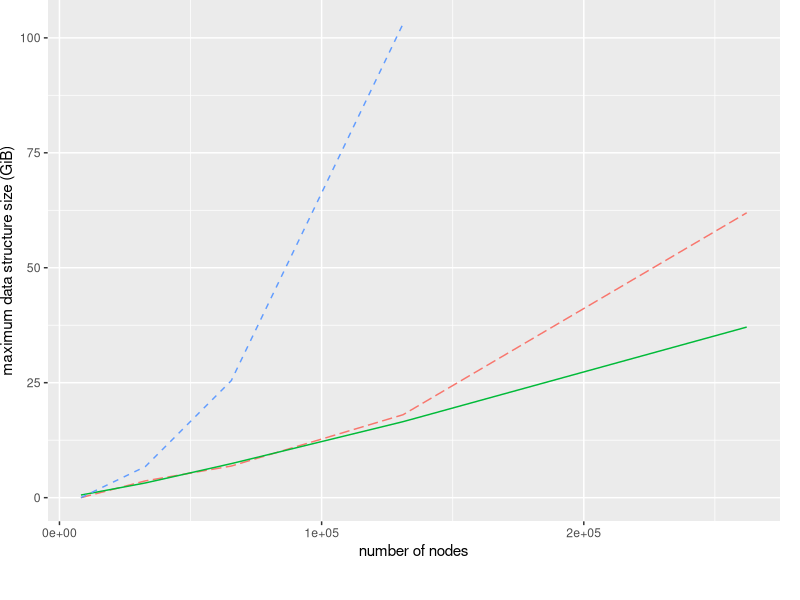
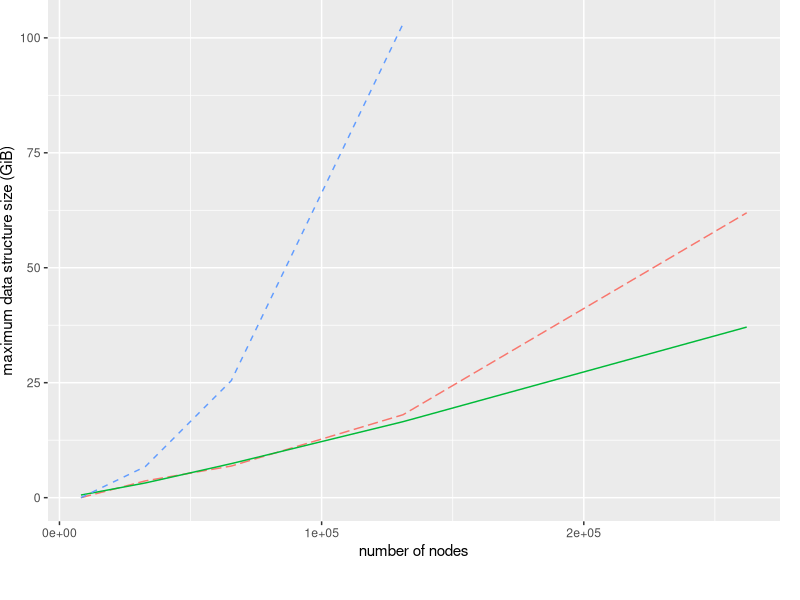

The R script that drew these images, in order:
library(tidyverse)
library("scales")


size <- read.csv("space_data.csv")

ggplot() +
  geom_line(data = size, mapping = aes(x = nodes, y = res+swap, color = alg, linetype=alg), size = 0.5) +
  ylab("maximum data structure size (GiB)") + xlab("number of nodes") +
  labs(color = "System\n", linetype = "System\n") +
  theme(legend.position = c(0.45, -0.20), legend.direction = 'horizontal', plot.margin = grid::unit(c(0,1,2,0), 'lines')) +
  guides(linetype="none") +
  scale_color_hue(labels = c("Aspen", "GraphZeppelin", "Terrace"))+
  scale_linetype_manual("", breaks=c("aspen_top", "stream_mem", "terrace")
                      , values=c("longdash", "solid","dashed"))
  
ggsave(filename = "size.png", width = 6, height = 4, unit = "in")
